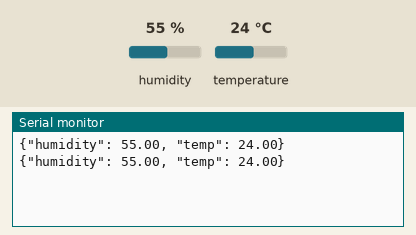
The sketch below on a simulated ESP8266 (NodeMCU). On the bench: the last lines printed to the serial monitor. Inputs (shaded band) come from the test bench; at power-on: humidity 55 %, temperature 24 °C.

Above: at 2.8 s.
2.9 s: humidity set to 22 %
At 5.2 s:
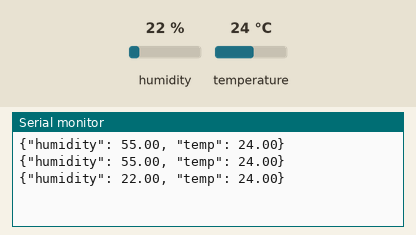
5.6 s: temperature set to 12 °C
At 7.2 s:
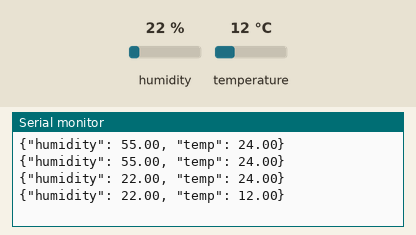
8.3 s: humidity set to 40 %
At 11.1 s:
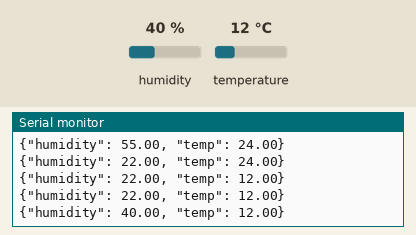
Timing chart, 0 to 12.6 s (numbered marks = the images above; inputs shaded):
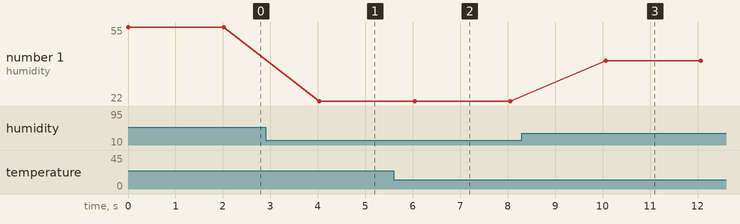

The sketch:

DHT22_read.ino
```cpp
#include "DHTesp.h"

#define DHT_PIN D2
#define DHTTYPE DHT22

DHTesp dht;

void setup() {
    Serial.begin(9600);
    dht.setup(DHT_PIN, DHTesp::DHTTYPE);
}

void loop() {
    float h = dht.getHumidity();
    float t = dht.getTemperature();

    Serial.print("{\"humidity\": ");
    Serial.print(h);
    Serial.print(", \"temp\": ");
    Serial.print(t);
    Serial.print("}\n");

    delay(2000);
}
```

Measured:
- after the input at 2.9 s, the serial monitor: prints a new line after 1.1 s (image 1)
- after the input at 5.6 s, the serial monitor: prints a new line after 0.44 s (image 2)
- after the input at 8.3 s, the serial monitor: prints a new line after 1.8 s (image 3)
- plotted number 1: 55 → 22 after the input at 2.9 s, 22 → 40 after the input at 8.3 s
